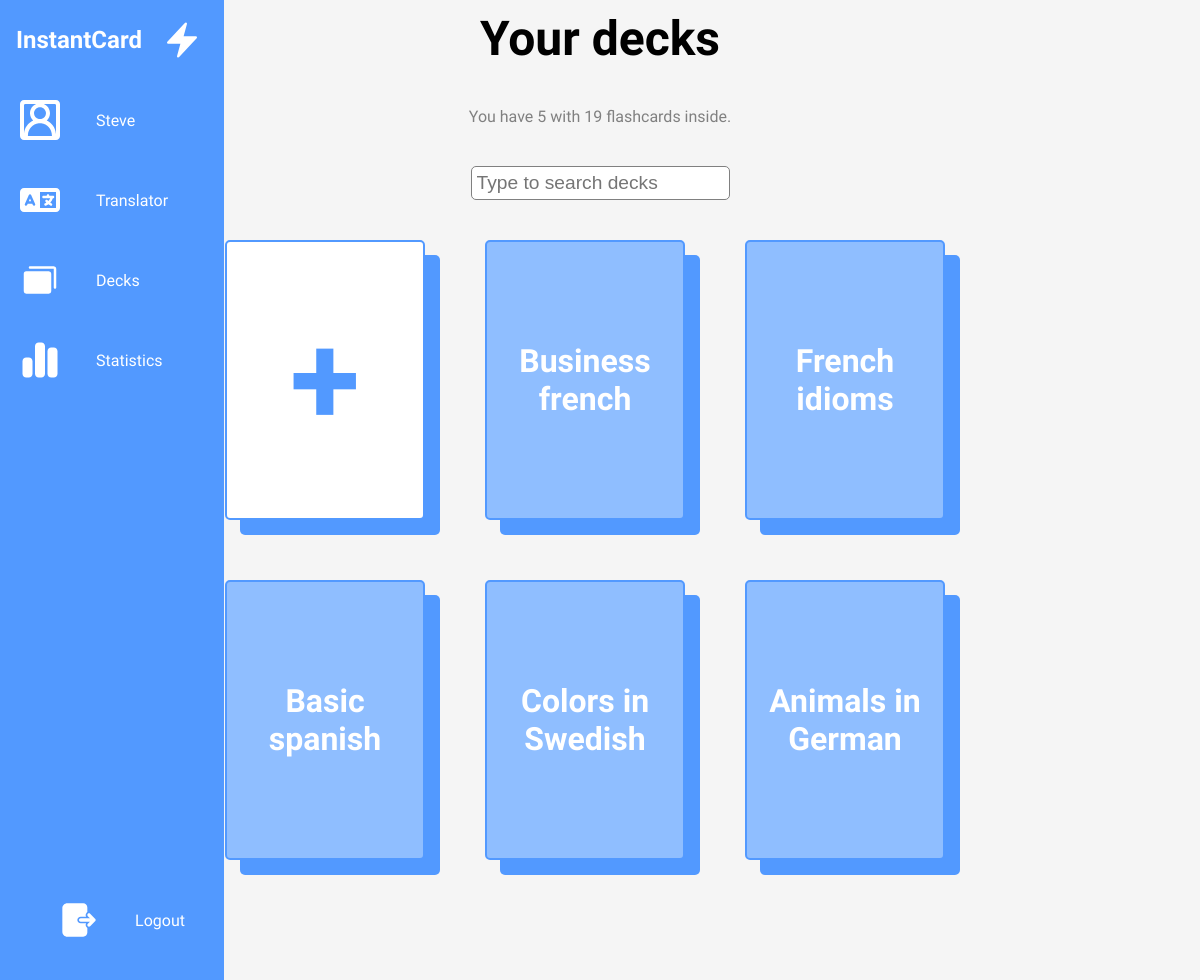
Screenshot of /decks/ (signed in) with the database file from the repository.
### mainapp/models.py (models this page shows, shortened)
class Deck(models.Model):
    name = models.CharField(max_length=140)
    user = models.ForeignKey(User,related_name="decks",on_delete=models.CASCADE)
    description = models.CharField(max_length=300, blank=True, null=True)

### mainapp/views.py (the view)
# urls.py: urlpatterns = [path("", views.landing_page, name="landing_page"),path("translator/", views.translator, name="translator"), path("review/", views.review, name="review"), path("users/<str:user_username>
@login_required
def decks(request):
    user = request.user
    if request.method == "POST":
            new_deck_form = NewDeck(request.POST)
            if new_deck_form.is_valid():
                new_deck = new_deck_form.save(commit=False)
                new_deck.created_by = request.user
                new_deck.user = request.user
                new_deck.save()
                new_deck_form= NewDeck()
    else:
        if request.headers.get("x-requested-with") == "XMLHttpRequest":
            search_text = request.GET.get("search_text")
            filtered_decks = Deck.objects.filter(user=user, name__icontains=search_text)
            filtered_decks_names = []
            for deck in filtered_decks:
                filtered_decks_names.append(deck.name)
            return JsonResponse({"filtered_decks":filtered_decks_names})
        else:
            new_deck_form= NewDeck()
    return render(request, "mainapp/decks.html", {"user":user, "new_deck_form":new_deck_form,})

### mainapp/forms.py
class NewDeck(forms.ModelForm):
    def __init__(self, *args, **kwargs):
        super().__init__(*args, **kwargs)
        self.fields["description"].widget = forms.Textarea(attrs={'cols':70,'rows':8})
    class Meta:
        model = Deck
        fields = ["name", "description"]

### mainapp/templates/mainapp/decks.html (shortened to what this page needs)
{% extends "mainapp/user_profile.html" %}
{% load static %}
{% load widget_tweaks %}
{% block content %}
<main class="decks-main center">
    <h1>Your decks</h1>
    <p class="subtext">You have {{user.decks.all.count}} with {{user.flashcards.all.count}} flashcards inside.</p>
    <form id="deck-searchbar">
        <input type="text" id="decks-searchbar" placeholder="Type to search decks">
    </form>
    <div class="big-decks-container">
        <button id="add-deck-button" class="dark-deck center">+</button>
        {% for deck in user.decks.all %}
        {% if deck.name %}
        <a href="{% url 'mainapp:deck_details'%}?deck_name={{deck.name}}" class="dark-deck center">{{deck.name}}</a>
        {% endif %}
        {% endfor %}
    </div>
</main>
{% endblock content %}

### mainapp/templates/mainapp/user_profile.html (shortened to what this page needs)
{% load static %}
<!DOCTYPE html>
<html lang="en">
<head>
    <link rel="stylesheet" href="{% static 'styles.css' %}">
</head>
<body>
    <nav class="navbar">
        <ul>
            <li class="logo">
                <a href="#" class="nav-link1">
                    <h2 class="link-text logo-text">InstantCard</h2>
                    <svg xmlns="http://www.w3.org/2000/svg" width="42px"
                    height="42px" fill="currentColor" viewBox="0 0 24 24" stroke-width="1.5" stroke="currentColor" class="w-6 h-6">
      <path stroke-linecap="round" stroke-linejoin="round" d="m3.75 13.5 10.5-11.25L12 10.5h8.25L9.75 21.75 12 13.5H3.75Z" />
    </svg>
                </a>
            </li>
            <li class="nav-item">
                <a href="{% url 'mainapp:user_profile' user.username %}" class="nav-link">
                    <span class="link-text">{{user.username}}</span>
                </a>
            </li>
            <li class="nav-item">
                <a href="{% url 'mainapp:translator' %}" class="nav-link">
                    <span class="link-text">Translator</span>
                </a>
            </li>
            <li class="nav-item">
                <a href="{% url 'mainapp:decks' %}" class="nav-link">
                    <span class="link-text">Decks</span>
                </a>
            </li>
            <li class="nav-item">
                <a href="{% url 'mainapp:hello_visitor' %}" class="nav-link">
                    <span class="link-text">Statistics</span>
                </a>
            </li>
            <li class="nav-item center" id="themeButton">
                <a href="{% url 'users:logout' %}" class="nav-link1">
                    <span class="link-text">Logout</span>
                </a>
            </li>
        </ul>
    </nav>
    {% block content %}{% endblock content %}
</body>
</html>

### mainapp/static/styles.css (style rules this page uses)
:root { --MAIN-BLUE: #5299ff; --LIGHT-BLUE: #8fbeff; --MAIN-RED: #ff5252; --SECOND-RED: #c30000; --MAIN-GREEN: #3ad949; --LIGHTER-BLACK: #575757; --DECK-BLUE: #A3F6FE; --DECK-BLUE-2: #A3CAFE; --DECK-RED: #FEA3A3; --DECK-YELLOW: #FEE5A3; --DECK-YELLOW-2: #FEFBA3; --DECK-GREEN: #1a9f17; --DECK-GREEN-2: #A3FEA3; --DECK-ORANGE: #FEC7A3; --DECK-PURPLE: #BAA3FE; --DECK-PINK: #D7A3FE; --DECK-PINK-2: #FDA3FE; --DECK-AQUA: #A3FEDD; --MAIN-FONT: Gabarito; --PAGE-WIDTH: 1400px; }
* { margin: 0; padding: 0; box-sizing: border-box; }
html { scroll-behavior: smooth; }
body { background-color: whitesmoke; justify-content: space-between; flex-direction: column; min-height: 100vh; display: flex; align-items: center; font-family: var(--MAIN-FONT); }
main { flex-direction: column; }
.center { display: flex; justify-content: center; align-items: center; text-align: center; }
.subtext { color: grey; }
a { text-decoration: none; color: black; transition: all 0.1s ease; }
button { background-color: transparent; border: none; cursor: pointer; font-family: var(--MAIN-FONT); }
h1 { font-family: var(--MAIN-FONT); font-size: 3rem; }
main { flex-direction: column; min-width: 100%; }
.navbar { width: 100vw; height: 5rem; position: fixed; bottom: 0; left: 0; background-color: var(--MAIN-BLUE); z-index: 3; transition: all 300ms linear; }
.navbar ul { list-style: none; display: flex; flex-direction: row; align-items: center; height: 100%; }
.navbar ul li { width: 100%; transition: width 200ms ease-in-out; }
.logo { display: none; }
.navbar a { display: flex; align-items: center; height: 5rem; background-color: var(--MAIN-BLUE); color: white; }
.link-text { display: none; color: white; margin-left: 1rem; }
.nav-link svg, .nav-link1 svg { margin: 0 15px; width: 40px; min-width: 40px; }
.decks-main { gap: 20px; margin-top: 10px; }
.decks-main form { min-width: 300px; }
#decks-searchbar, #cards-searchbar { border-radius: 5px; font-size: 1.2em; padding: 5px; border: 1px solid gray; }
.decks-container, .big-decks-container { display: grid; grid-template-columns: repeat(3, 1fr); gap: 20px; margin-bottom: 30px; }
.big-decks-container button { background-color: white; color: var(--MAIN-BLUE); font-size: 75px; }
.decks-container button, .dark-deck, .light-deck { width: 100px; height: 140px; border: 2px solid var(--MAIN-BLUE); border-radius: 5px; font-weight: bold; overflow: auto; padding: 0 10px; box-shadow: 10px 10px var(--MAIN-BLUE); }
.dark-deck { background-color: var(--LIGHT-BLUE); color: white; }
form { display: flex; flex-direction: column; align-items: center; }
@media screen and (min-width:1000px) { .nav-link svg, .nav-link1 svg { margin: 0 20px; } }
@media screen and (min-width:1000px) { .decks-main { gap: 40px; } }
@media screen and (min-width:1000px) { .decks-container, .big-decks-container { grid-template-columns: repeat(3, 1fr); margin-right: 30px; } }
@media screen and (min-width:1000px) { .big-decks-container { gap: 60px; margin-bottom: 120px; } }
@media screen and (min-width:1000px) { .navbar { width: 5rem; min-height: 100%; bottom: none; flex-direction: column; } }
@media screen and (min-width:1000px) { .navbar ul { flex-direction: column; } }
@media screen and (min-width:1000px) { .navbar ul li { justify-content: flex-start; } }
@media screen and (min-width:1000px) { .logo { display: block; } }
@media screen and (min-width:1000px) { .navbar ul li:last-child { margin-top: auto; justify-content: center; margin-bottom: 20px; } }
@media screen and (min-width:1000px) { .dark-deck, .decks-container button, .big-decks-container button { width: 200px; height: 280px; box-shadow: 15px 15px var(--MAIN-BLUE); } }
@media screen and (min-width:1000px) { .dark-deck { font-size: 2em; } }
@media screen and (min-width:1000px) { .decks-container button, .big-decks-container button { font-size: 8em; } }

### rows the page displays
Deck: name "Business french"
Deck: name "French idioms"
Deck: name "Basic spanish"
Deck: name "Colors in Swedish"
Deck: name "Animals in German"

### other values shown
{{ user.username }} "Steve"
{{ user.decks.all.count }} "5"
{{ user.flashcards.all.count }} "19"
